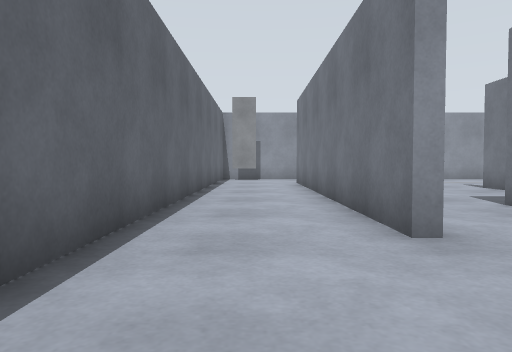
view 1 (above)

24 first-person views from a walk through a robot-simulator world made for Gazebo. The camera is 0.72 m above the floor, tilts 2° down and sees 70° across. The floor is counted in squares, 1 m on a side. Each view is taken from the middle of a square. On the plan, view 1 faces up. The plan holds only what a view shows up to about 11 squares ahead; the rest is blank. Robots are left out. Surface patterns are stand-ins for the level's own textures.

view 2
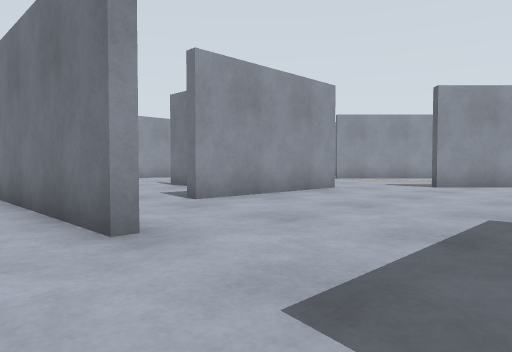

view 3
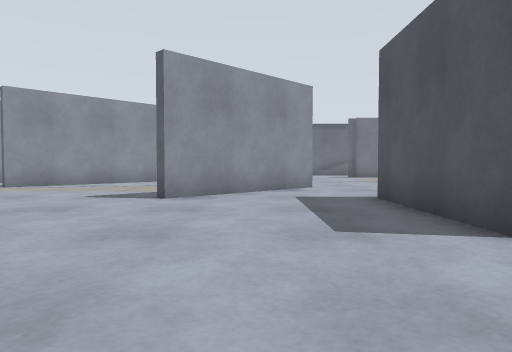

view 4
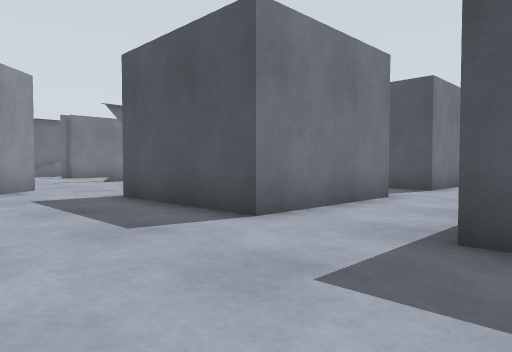

view 5
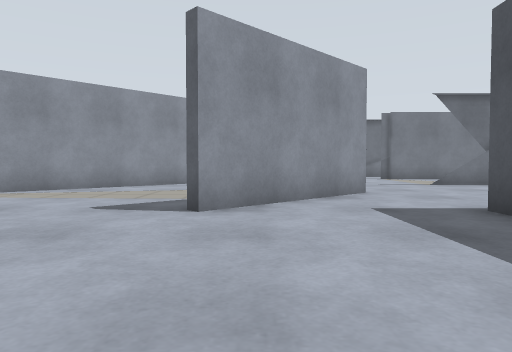

view 6
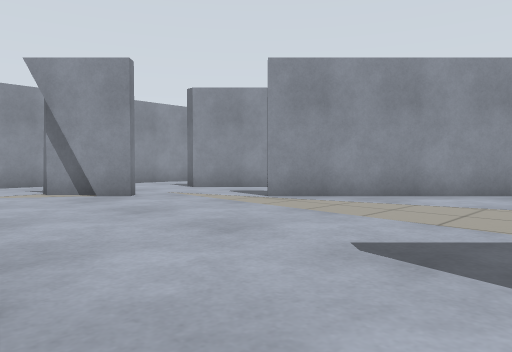

view 7
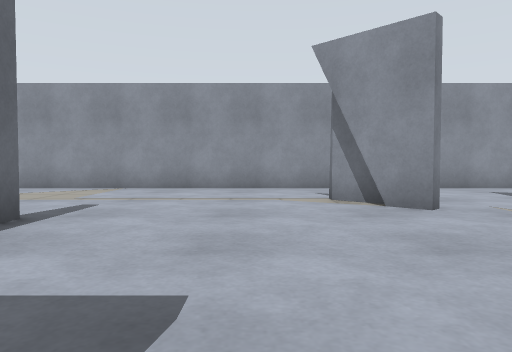

view 8
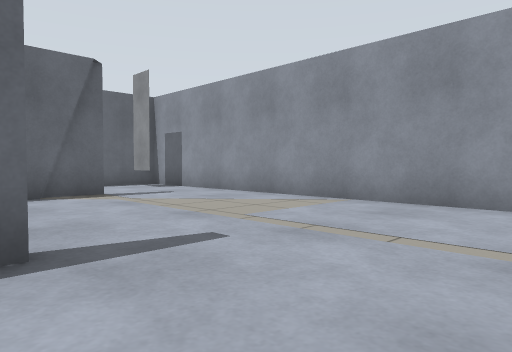

view 9
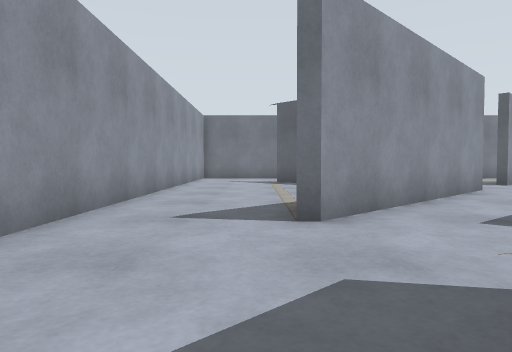

view 10
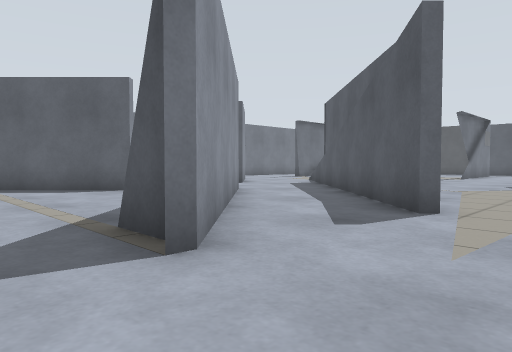

view 11
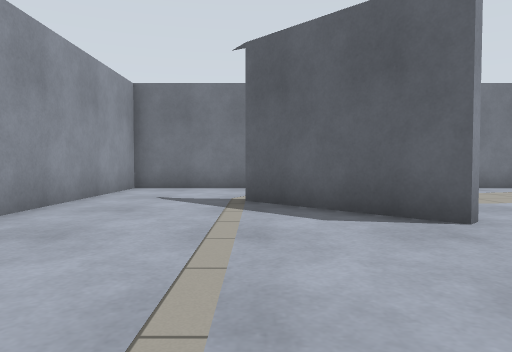

view 12
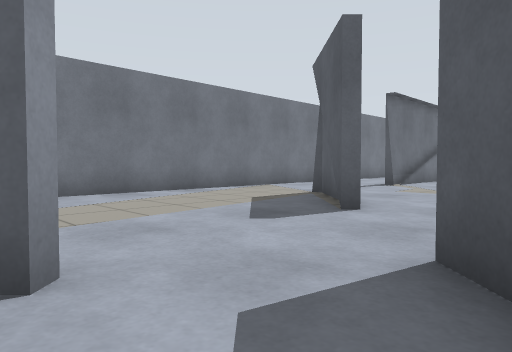

view 13
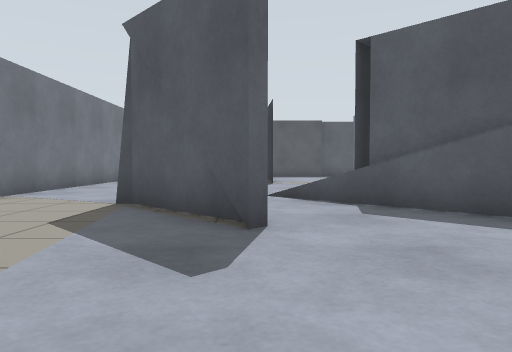

view 14
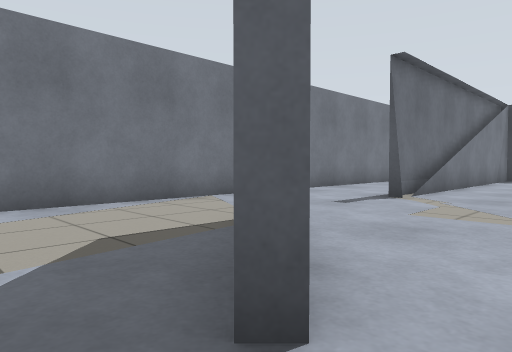

view 15
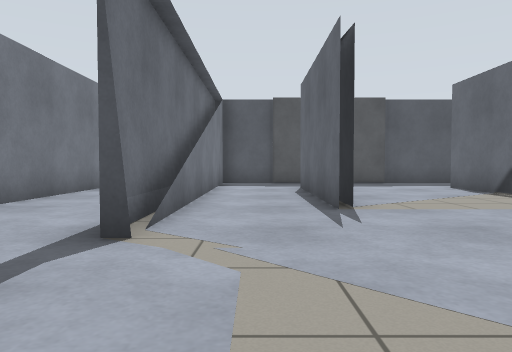

view 16
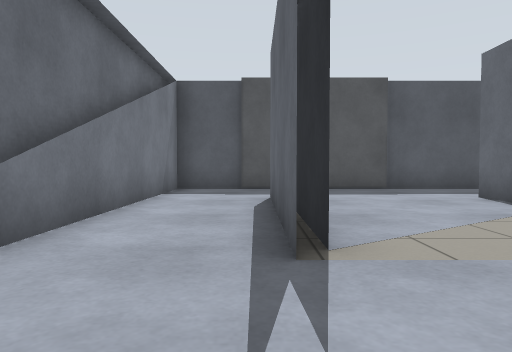

view 17
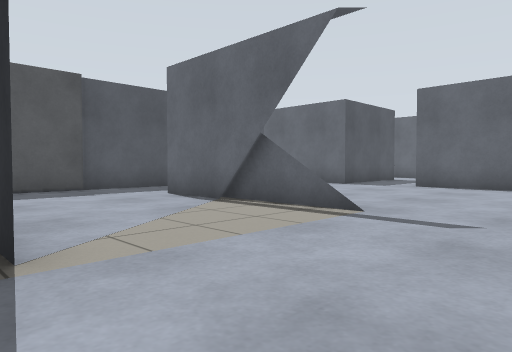

view 18
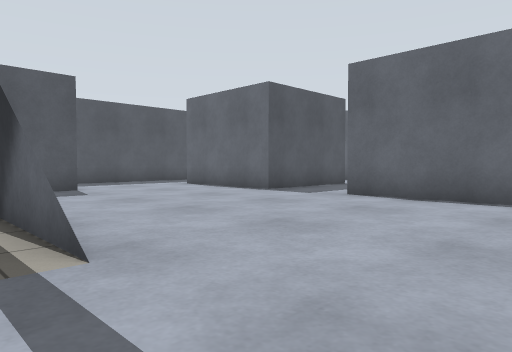

view 19
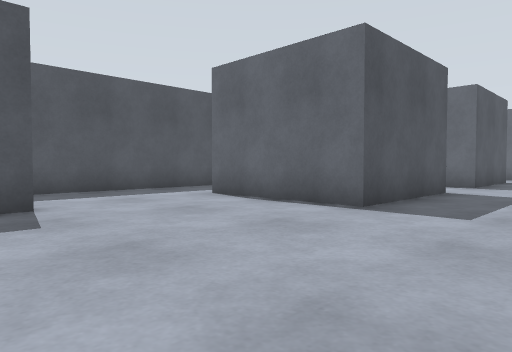

view 20
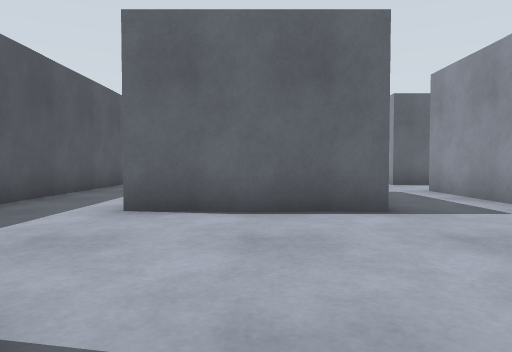

view 21
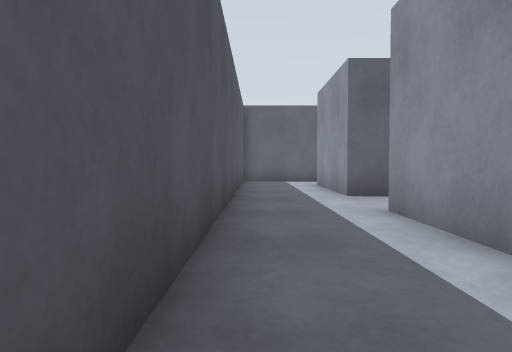

view 22
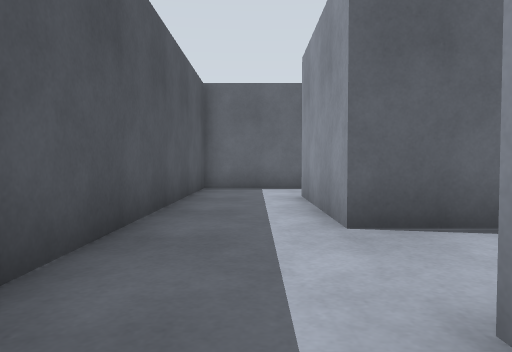

view 23
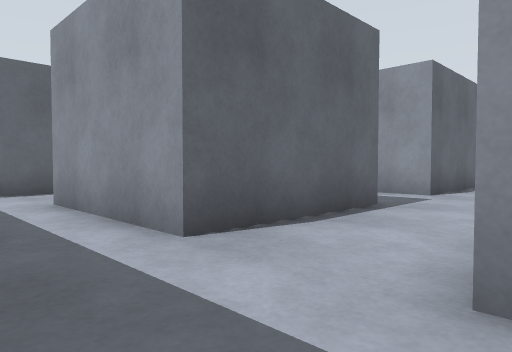

view 24
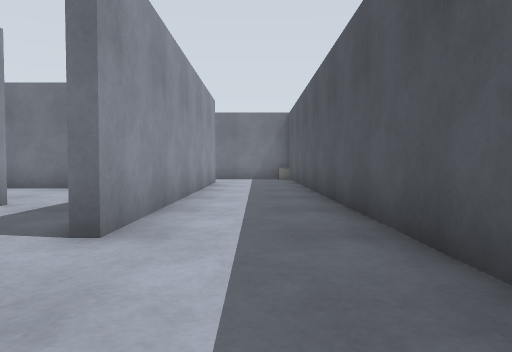

### Floor plan
Points are (right, up) in squares from view 1. A wall is a line through its corners. A room is listed if a view was taken in it or the views show most of it. See-through windows are left out.
Room 1 (views 1, 2, 3, 4, 5, 6, 7, 8, 9, 10, 11, 12, 13, 14, 15, 16, 17, 18, 19, 20, 21, 22, 23, 24)
walls: (14.9, 0.3) (11.3, 3.9); (11.5, -1.2) (11.5, -4.5); (18.7, 5.6) (14.8, 9.5); (9.4, 6) (4.3, 6) (4.3, 6.4); (19.4, 4.9) (21, 3.3); (20.7, 2.6) (21.2, 3.2); (15, 9.7) (22.2, 2.5); (18, -2.7) (18, -6.1); (18.3, -4) (18.3, -6.5); (10.6, -4.5) (7.5, -4.5) (7.5, -0.5) (11.5, -0.5); (20.8, 7.9) (15.5, 13.2); (20.4, 8.7) (21, 8.1); (12.7, 11.5) (11.5, 12.8); (23, 6.1) (24.4, 4.8); (23.2, 5.5) (25.2, 3.5); (12.3, 12.5) (11.5, 13.2); (5, -0.9) (5, -4.5) (3.7, -4.5); (6.7, 9.6) (6.7, 10.8); (4.5, -0.5) (5, -0.5); (22.4, -2.9) (22.4, -5.4); (22.7, -2.6) (22.7, -7.6); (15.9, 13.2) (17, 13.2); (7, 10.8) (7, 10.3); (22.5, 10.2) (22.3, 10.5) (25, 13.2); (1.5, 3.4) (1.5, 11); (22.4, -6.7) (22.4, -4.9); (12.2, 16.5) (0.9, 16.5); (7.5, -9.1) (7.5, -7) (11.5, -7) (11.5, -11); (4.4, -7) (5, -7) (5, -11) (1, -11); (10.2, -11) (7.5, -11); (19.4, -10.5) (15.5, -10.5) (15.5, -10.2) (19.4, -10.2); (1.8, 12.9) (1.8, 11.9); (25.5, -7.9) (25.5, -0.7); (22.9, -10.5) (22.4, -10.5); (23.4, -10.2) (25.2, -10.2) (25.2, -1.1); (1.5, 13.6) (1.5, 12.1); (-1.5, 10.9) (-1.5, 2.1); (28.5, 13.3) (28.5, 16.5) (14.5, 16.5); (28.5, -7.5) (28.5, 8.5); (-1.5, -10.2) (-1.5, -13.5) (23, -13.5)
objects: picture (-1, 16) to (0, 16); picture (20, -10) to (22, -10)

Positions as (right, up) in squares from view 1, and headings:
1: (0, 0), facing up
2: (0, 0), facing up-right
3: (4, 2), facing right
4: (4, 3), facing down-right
5: (6, 3), facing right
6: (9, 4), facing up-right
7: (10, 6), facing up
8: (10, 10), facing up-left
9: (11, 14), facing right
10: (13, 15), facing down-right
11: (18, 13), facing right
12: (20, 11), facing down-right
13: (23, 10), facing down
14: (22, 7), facing down-right
15: (24, 3), facing down
16: (23, 0), facing down
17: (23, 0), facing down-left
18: (19, 0), facing down-left
19: (17, -4), facing down-left
20: (17, -9), facing left
21: (13, -13), facing left
22: (9, -12), facing left
23: (8, -13), facing up-left
24: (12, -12), facing right
